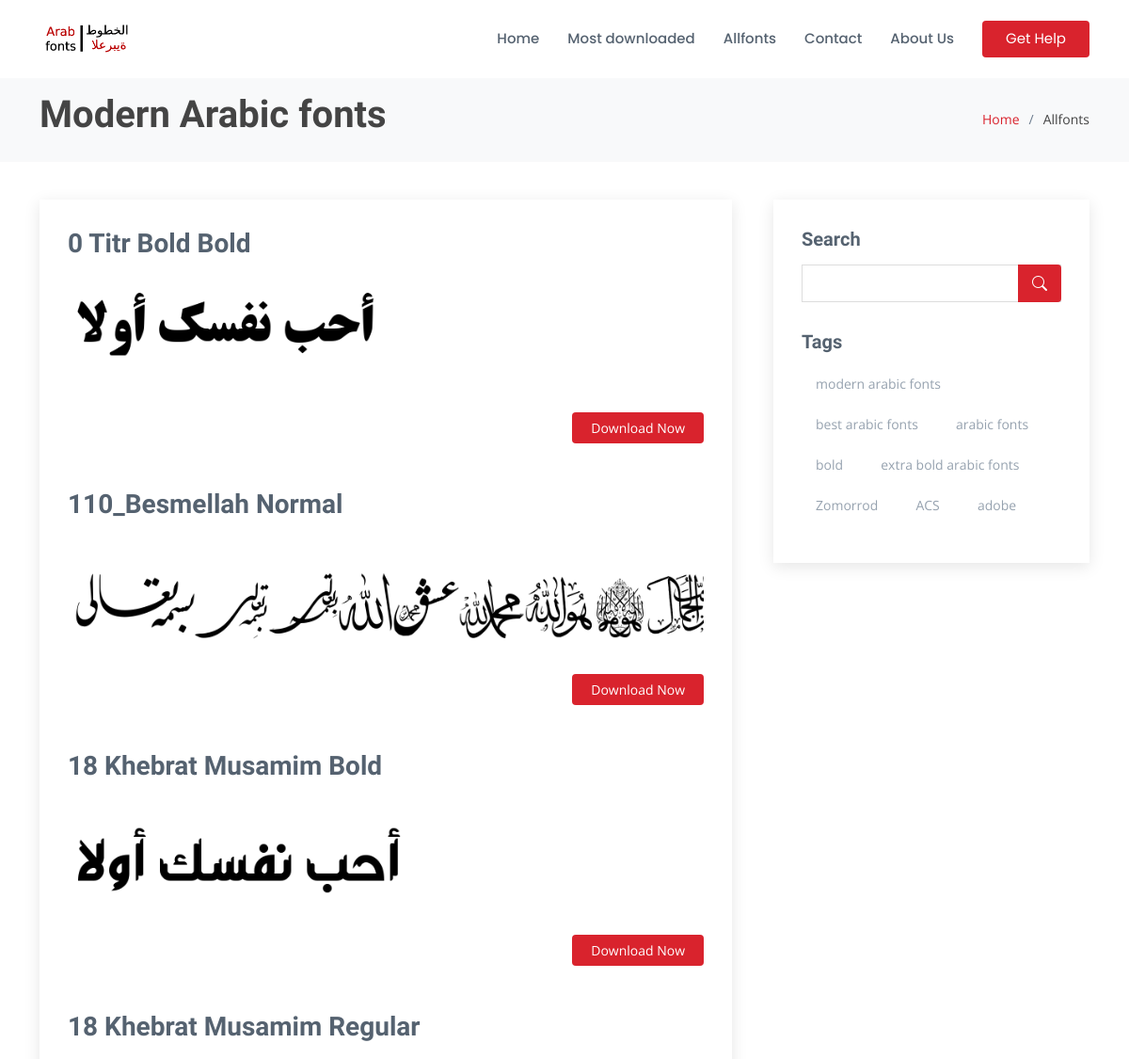
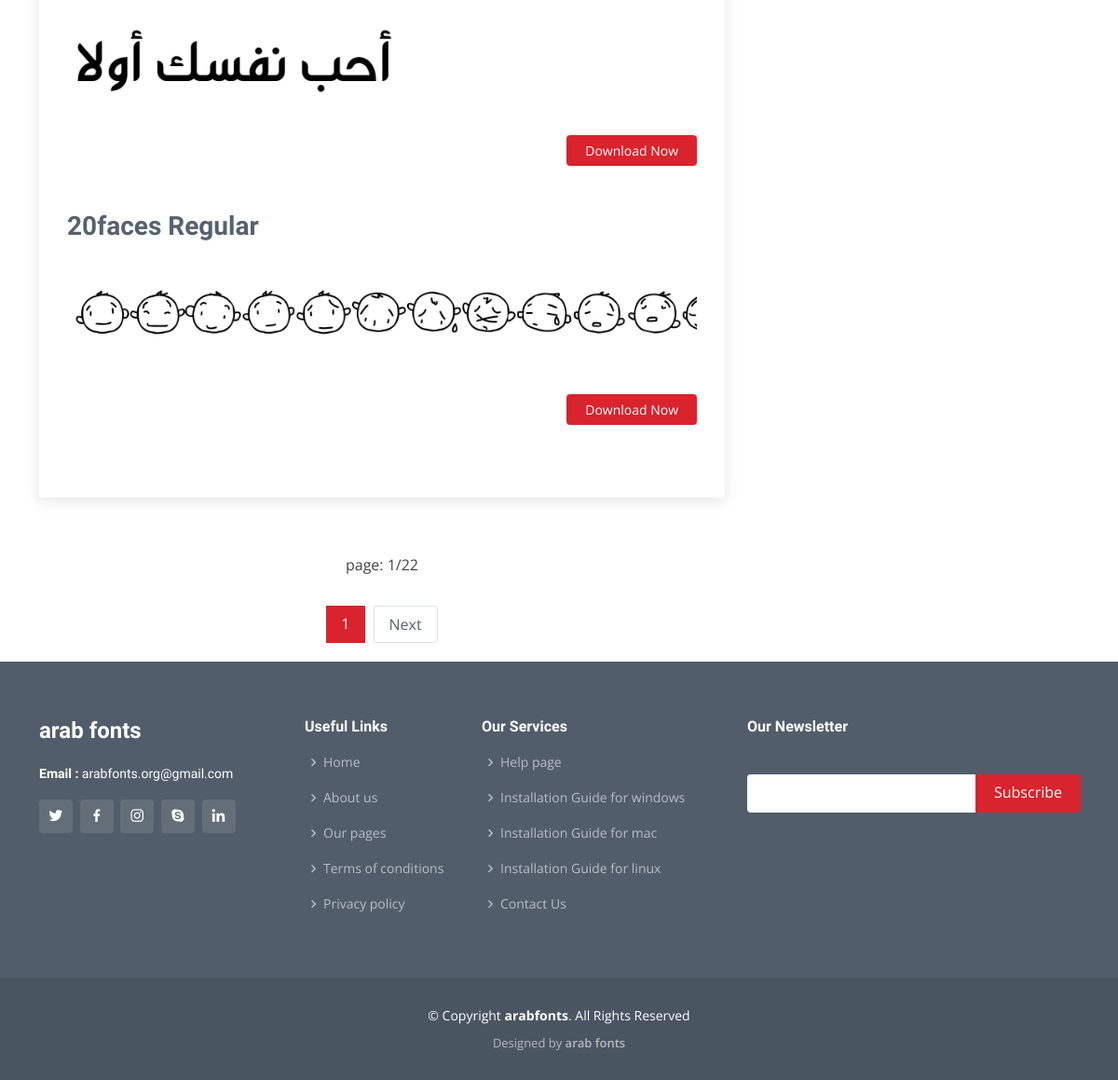
The page /allfonts on the database as committed earlier (2 pictures, top to bottom).
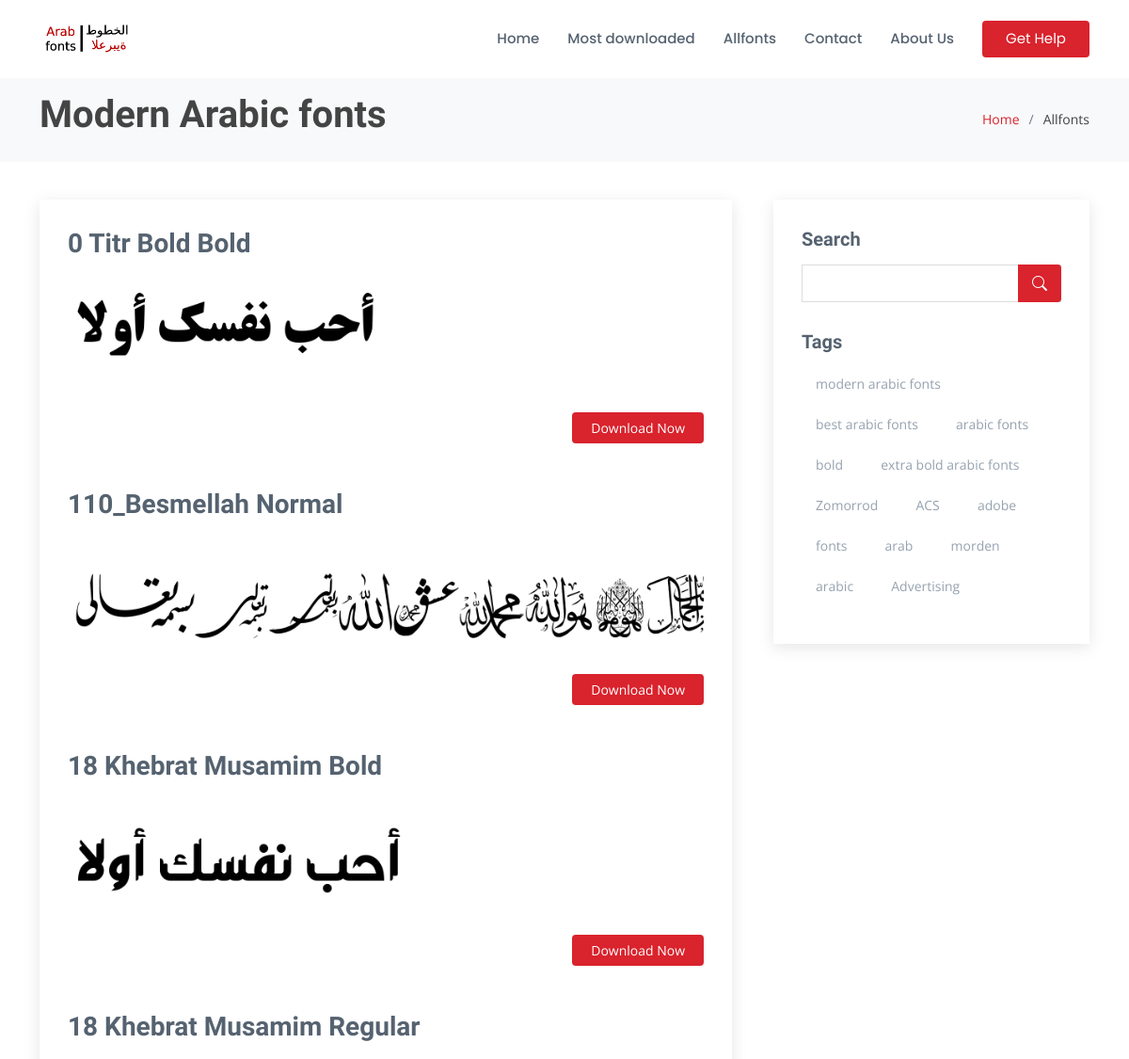
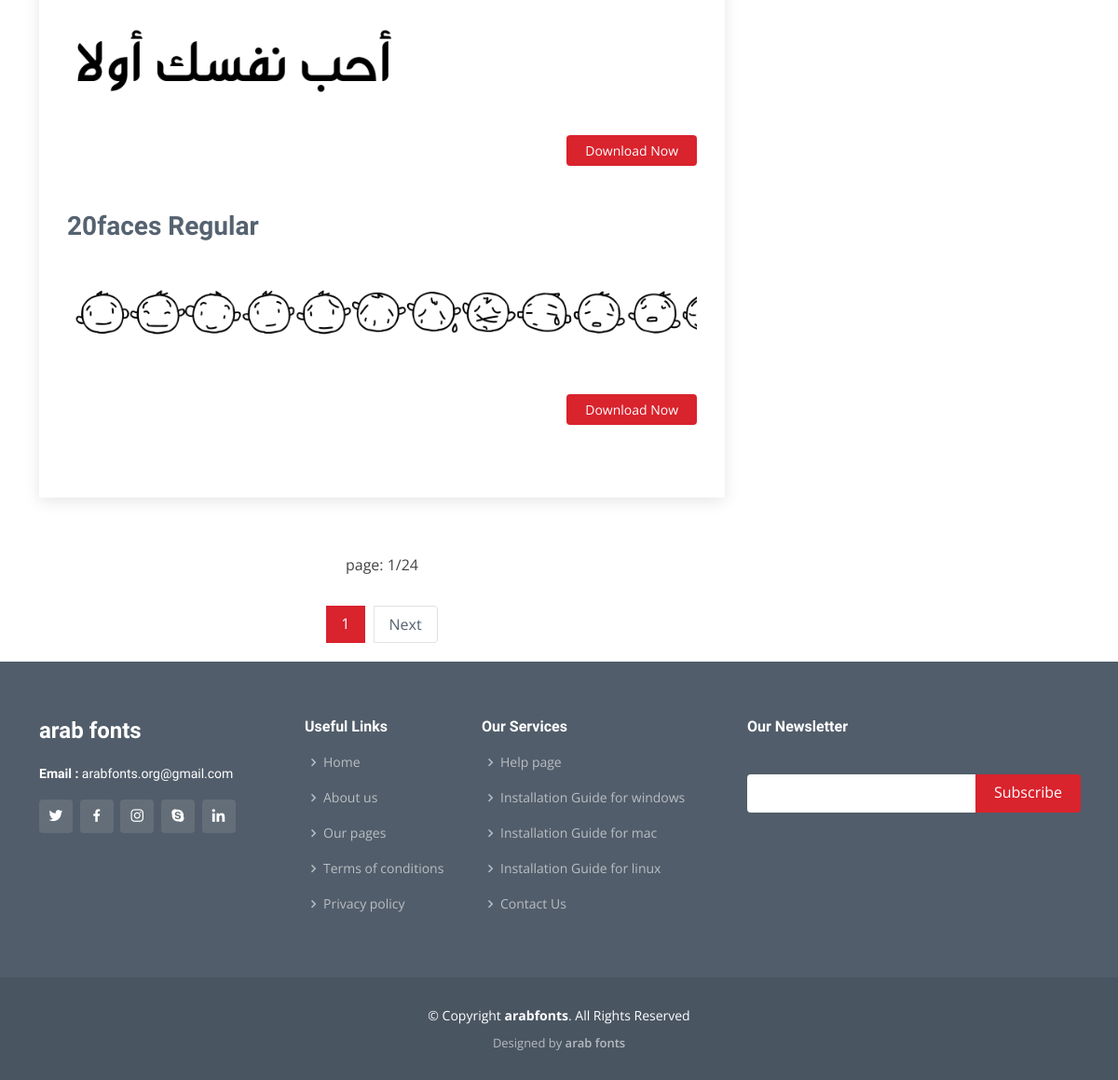
The same page on the database as committed later (2 pictures, top to bottom).
### home/models.py (models this page shows, shortened)
class Modification(models.Model):
    websitename = models.CharField(max_length=50)
    ouremail = models.EmailField()
    copyright = models.CharField(max_length=100)
    logo = models.ImageField(upload_to='websiteimages')
    websitediscription = FroalaField()
    favicon = models.ImageField()

class Fonts(models.Model):
    title = models.CharField(max_length=100, unique=True)
    slug = models.SlugField(max_length=200, null=True, blank=True)
    metakeyword = models.CharField(max_length=200, null=True)
    tags = TaggableManager()
    header_image = models.ImageField(upload_to='header_image')
    headerimg_alt = models.CharField(max_length=100, default="arabic fonts")
    upload_fonts = models.FileField(upload_to="upload_fonts")
    short_dis = FroalaField()
    long_dis = FroalaField()
    char_maping = models.ImageField(upload_to='char_maping')
    charimg_alt = models.CharField(max_length=100, default="arabic fonts charecter maping image")
    publish = models.BooleanField(default=False)
    Total_downloads = models.PositiveIntegerField(default=10, blank=False, null= False)

### home/views.py (the view)
# urls.py: path('allfonts' , allfonts , name="allfonts"),
def allfonts(request):
    alltag = Tag.objects.all()
    websitedata = Modification.objects.latest('websitename', 'websitediscription', 'ouremail', 'copyright', 'logo', 'favicon' )
    allfonts = Fonts.objects.filter(publish = True)
    p = Paginator(allfonts, 5)
    page = request.GET.get('page')
    fontsfinal = p.get_page(page)
    context = {'fontsfinal': fontsfinal,
               'title': 'all fonts',
               'websitedata': websitedata,
               'alltag': alltag,
    }
    return render(request , 'allfonts.html',context)

### templates/allfonts.html (shortened to what this page needs)
{% extends 'base.html' %}
{% block content %}
</header>
  <main id="main">
    <section id="breadcrumbs" class="breadcrumbs">
      <div class="container">
        <div class="d-flex justify-content-between align-items-center">
          <h1><strong>Modern Arabic fonts</strong></h1>
          <ol>
            <li><a href="/">Home</a></li>
            <li>Allfonts</li>
          </ol>
        </div>
      </div>
    </section>
    <section id="blog" class="blog">
      <div class="container" data-aos="fade-up">
        <div class="row">
          <div class="col-lg-8 entries">
            <article class="entry">
              {% for fonts in fontsfinal %}
              <h2 class="entry-title">
                <a href="{% url 'fonts_details' fonts.slug%}">{{fonts.title}}</a>
              </h2>
              <a href="{% url 'fonts_details' fonts.slug%}"><img src="/static/{{fonts.header_image}}" class="img-fluid" alt="{{fonts.title}}{{fonts.headerimg_alt}}"></a>
              <div class="entry-content">
                <div class="read-more">
                  <a href="{% url 'fonts_details' fonts.slug %}">Download Now</a>
                </div>
              </div>
              <br><br>
              {% endfor %}
            </article>
            <ul class="pagination justify-content-center"> <p>page: {{ fontsfinal.number }}/{{ fontsfinal.paginator.num_pages }}</p> </ul>
            <div class="blog-pagination">
              <ul class="justify-content-center">
                {% for num_page in fontsfinal.paginator.page_range %}
                {% if fontsfinal.number == num_page %}
                <li class="active">
                  <a href="?page={{ num_page }}">{{ num_page }} </a>
                </li>
                {% else %}
                {% comment %} <li>
                  <a href="?page={{ num_page }}">{{ num_page }} <span class="sr-only"></span></a>
                </li> {% endcomment %}
                {% endif %}
                {% endfor %}
                {% if fontsfinal.has_next %}
                  <li class="page-item">
                     <a class="page-link" href="?page={{fontsfinal.next_page_number}}">Next</a>
                  </li>
                {% endif %}
              </ul>
            </div>
          </div>
          <div class="col-lg-4">
            <div class="sidebar">
              <h3 class="sidebar-title">Search</h3>
              <div class="sidebar-item search-form">
                <form method=POST action="{% url 'search' %}">
                  <input type="text" name="searched">
                  <button type="submit"><i class="bi bi-search"></i></button>
                </form>
              </div>
              <h3 class="sidebar-title">Tags</h3>
              <div class="sidebar-item tags">
                <ul>
                  {% for tag in alltag %}
                  <li><a href="/">{{tag}}</a></li>
                  {% endfor %}
                </ul>
              </div>
            </div>
          </div>
        </div>
      </div>
    </section>
  </main>
  {% endblock %}

### templates/base.html (shortened to what this page needs)
{% include "header.html" %}
{% block content %}
{% endblock %}
{% include "footer.html" %}

### templates/header.html (shortened to what this page needs)
{% load static %}
<!DOCTYPE html>
<html lang="en">
<head>
  <link href="{% static 'assets/vendor/animate.css/animate.min.css' %}" rel="stylesheet">
  <link href="{% static 'assets/vendor/bootstrap/css/bootstrap.min.css' %}" rel="stylesheet">
  <link href="{% static 'assets/vendor/bootstrap-icons/bootstrap-icons.css' %}" rel="stylesheet">
  <link href="{% static 'assets/vendor/boxicons/css/boxicons.min.css' %}" rel="stylesheet">
  <link href="{% static 'assets/vendor/glightbox/css/glightbox.min.css' %}" rel="stylesheet">
  <link href="{% static 'assets/vendor/remixicon/remixicon.css' %}" rel="stylesheet">
  <link href="{% static 'assets/vendor/swiper/swiper-bundle.min.css' %}" rel="stylesheet">
  <link href="{% static 'assets/css/style.css' %}" rel="stylesheet">
</head>
<body>
    <header id="header" class="fixed-top d-flex align-items-center">
      <div class="container d-flex align-items-center">
        <a href="/" class="logo me-auto"><img src="/static/{{websitedata.logo}}" alt="arab fonts" class="img-fluid"></a>
        <nav id="navbar" class="navbar">
          <ul>
            <li><a href="/">Home</a></li>
            <li><a href="/mostdownloaded">Most downloaded</a></li>
            <li><a href="/allfonts">Allfonts</a></li>
            <li><a href="/contact">Contact</a></li>
            <li><a href="/aboutus">About Us</a></li>
            <li><a href="/help" class="getstarted">Get Help</a></li>
          </ul>
        </nav>
      </div>

### templates/footer.html (shortened to what this page needs)
{% load static %}
 <footer id="footer">
  <div class="footer-top">
    <div class="container">
      <div class="row">
        <div class="col-lg-3 col-md-6">
          <div class="footer-info">
            <h3>{{ websitedata.websitename }}</h3>
             <p>
              <strong>Email : </strong>{{websitedata.ouremail}}<br>
            </p>
            <div class="social-links mt-3">
              <a href="#" class="twitter"><i class="bx bxl-twitter"></i></a>
              <a href="#" class="facebook"><i class="bx bxl-facebook"></i></a>
              <a href="#" class="instagram"><i class="bx bxl-instagram"></i></a>
              <a href="#" class="google-plus"><i class="bx bxl-skype"></i></a>
              <a href="#" class="linkedin"><i class="bx bxl-linkedin"></i></a>
            </div>
          </div>
        </div>
        <div class="col-lg-2 col-md-6 footer-links">
          <h4>Useful Links</h4>
          <ul>
            <li><i class="bx bx-chevron-right"></i> <a href="/">Home</a></li>
            <li><i class="bx bx-chevron-right"></i> <a href="/aboutus">About us</a></li>
            <li><i class="bx bx-chevron-right"></i> <a href="/pages">Our pages</a></li>
            <li><i class="bx bx-chevron-right"></i> <a href="/termsandcondition">Terms of conditions</a></li>
            <li><i class="bx bx-chevron-right"></i> <a href="/privacypolicy">Privacy policy</a></li>
          </ul>
        </div>
        <div class="col-lg-3 col-md-6 footer-links">
          <h4>Our Services</h4>
          <ul>
            <li><i class="bx bx-chevron-right"></i> <a href="/help">Help page</a></li>
            <li><i class="bx bx-chevron-right"></i> <a href="/install-fonts-on-windows">Installation Guide for windows </a></li>
            <li><i class="bx bx-chevron-right"></i> <a href="/install-fonts-on-linux">Installation Guide for mac</a></li>
            <li><i class="bx bx-chevron-right"></i> <a href="/install-fonts-on-linux">Installation Guide for linux</a></li>
            <li><i class="bx bx-chevron-right"></i> <a href="/contact">Contact Us</a></li>
          </ul>
        </div>
        <div class="col-lg-4 col-md-6 footer-newsletter">
          <h4>Our Newsletter</h4>
          <form action="" method="post">
            <input type="email" name="email"><input type="submit" value="Subscribe">
          </form>
        </div>
      </div>
    </div>
  </div>
  <div class="container">
    <div class="copyright">
      &copy; Copyright <strong><span> {{ websitedata.copyright }}</span></strong>. All Rights Reserved
    </div>
    <div class="credits">
      Designed by <a href="https://arabfonts.org">{{ websitedata.websitename }}</a>
    </div>
  </div>
</footer>
</body>
</html>

Rows that differ between the two databases and show on the page:
added Tag: name "fonts"
added Tag: name "arab"
added Tag: name "morden"
added Tag: name "arabic"
added Tag: name "Advertising"
Other text that changed with them:
{{ fontsfinal.paginator.num_pages }}: "22" → "24"
